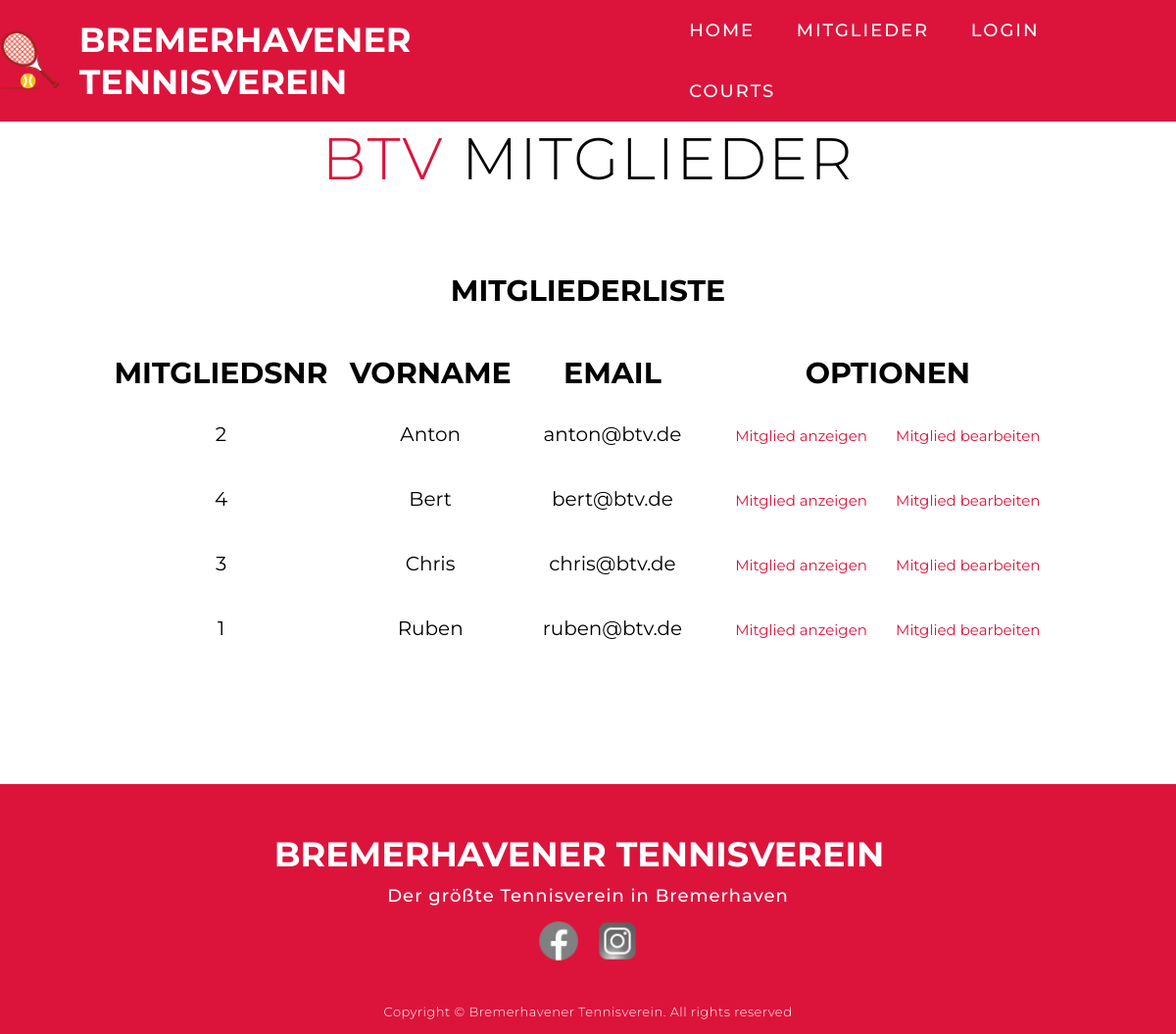
/list.php (signed in), run on the app's committed database.
### tables this page shows
CREATE TABLE `member_v1` (
  `id` int(11) NOT NULL AUTO_INCREMENT,
  `email` varchar(255) NOT NULL,
  `forename` varchar(255) NOT NULL,
  `password` varchar(255) DEFAULT NULL,
  `isTrainer` tinyint(1) NOT NULL DEFAULT '0',
  `phonenumber` varchar(255) NOT NULL,
  UNIQUE KEY `email` (`email`),
  UNIQUE KEY `id` (`id`)
);

### includes/User.php (called while the page is built, shortened)
<?php
class User
{
    public static function isTrainer(string $id): bool
    {
        $mysql = getMysqlConnection();
        $stmt = $mysql->prepare("SELECT isTrainer FROM member_v1 WHERE id = :id");
        $stmt->bindParam(':id', $id, PDO::PARAM_INT);
        $stmt->execute();
        $item = $stmt->fetch();
        return $item['isTrainer'];
    }
}

### list.php (the view, shortened to what this page needs)
<?php
include('views/header.php');
?>
<section id="list">
    <div class="list container">
        <div class="list-header">
            <h1 class="section-title"><span>BTV </span>Mitglieder</h1>
            <h2>Mitgliederliste</h2>
            <table class="table">
                <thead>
                <tr>
                    <th>Mitgliedsnr</th>
                    <th>Vorname</th>
                    <th>Email</th>
                    <th>Optionen</th>
                </tr>
                </thead>
                <tbody>
                <?php
                $id = $_SESSION['id'];
                if (!isset($_SESSION["email"])) {
                    header("Location: login.php");
                } else {
                    $isTrainer = User::isTrainer($id);
                    if ($isTrainer) {
                        $mysql = getMysqlConnection();
                        $stmt = $mysql->prepare("SELECT * FROM member_v1");
                        $stmt->execute();
                        $stmt->setFetchMode(PDO::FETCH_OBJ);
                        $result = $stmt->fetchAll();
                        if ($result) {
                            foreach ($result as $item) {
                                ?>
                                <tr>
                                    <td><?php echo $item->id; ?></td>
                                    <td><?php echo $item->forename ?></td>
                                    <td><?php echo $item->email ?></td>
                                    <td>
                                        <a href="viewMemberDetails.php?id=<?php echo $item->id ?>"
                                           class="btn">Mitglied anzeigen</a>
                                        <a href="editUserDetails.php?id=<?php echo $item->id ?>"
                                           class="btn">Mitglied bearbeiten</a>
                                    </td>
                                </tr>
                                <?php
                            }
                        } else {
                            ?>
                            <tr>
                                <td>Kein Eintrag gefunden</td>
                            </tr>
                            <?php
                        }
                    } else {
                        header("Location: viewMemberDetails.php?id=$id");
                    }
                }
                ?>
                </tbody>
            </table>
        </div>
    </div>
</section>
<?php
include('views/footer.php');
?>

### css/style.css (style rules this page uses)
* { padding: 0; margin: 0; box-sizing: border-box; }
html { font-size: 10px; font-family: 'Montserrat', sans-serif; scroll-behavior: smooth; }
a { text-decoration: none; }
.container { min-height: 100vh; width: 100%; display: flex; align-items: center; justify-content: center; }
.section-title { font-size: 4rem; font-weight: 300; color: black; margin-bottom: 10px; text-transform: uppercase; letter-spacing: 0.2rem; text-align: center; }
.section-title span { color: crimson; }
#list .list { flex-direction: column; text-align: center; max-width: 2500px; margin: 0 auto; padding: 100px 0; }
#list .list-header h1 { margin-bottom: 80px; }
#list .list-header { max-width: 90%; margin: 0 auto; }
#list .list-header h2 { font-size: 3rem; color: black; margin-top: 50px; text-transform: uppercase; margin-bottom: 35px; }
#list .table th { font-size: 2rem; color: black; text-align: center; padding: 10px 10px; }
#list .table td { font-size: 1.5rem; color: black; text-align: center; padding: 8px 8px; }
#list .table td a { font-size: 1.5rem; padding: 12px; color: crimson; }
@media only screen and (min-width: 768px) { h1.section-title { font-size: 6rem; } }
@media only screen and (min-width: 768px) { #list h2 { font-size: 3.5rem; color: black; margin-bottom: 10px; text-transform: uppercase; } }
@media only screen and (min-width: 768px) { #list .table th { font-size: 3rem; color: black; text-align: center; text-transform: uppercase; } }
@media only screen and (min-width: 768px) { #list .table td { font-size: 2rem; color: black; text-align: center; padding: 20px 20px; } }
@media only screen and (min-width: 768px) { #list .table a { font-size: 2rem; padding: 2px 2px; } }

### data on the page
member_v1: id "2", forename "Anton", email "anton@btv.de"
member_v1: id "4", forename "Bert", email "bert@btv.de"
member_v1: id "3", forename "Chris", email "chris@btv.de"
member_v1: id "1", forename "Ruben", email "ruben@btv.de"
